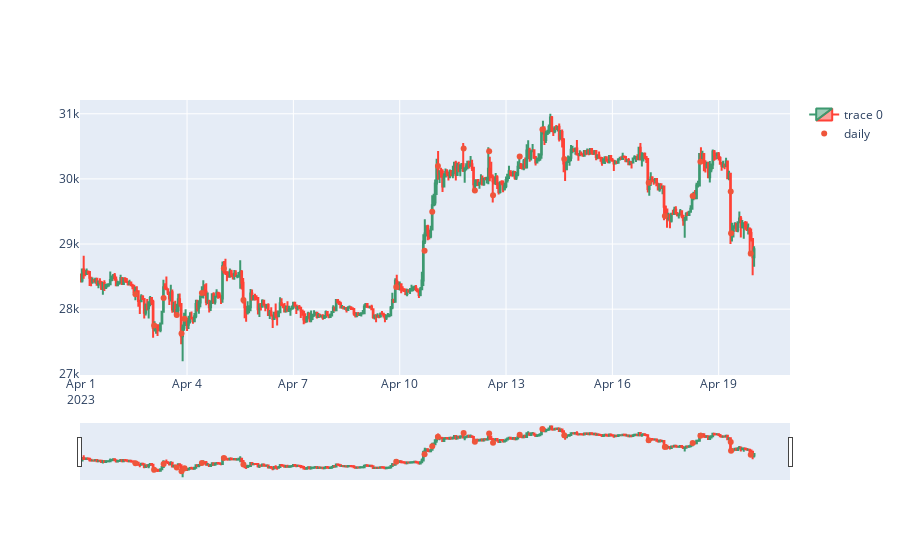

Notebook code cell kept with this figure:
### Code cell
fig = go.Figure(data=[go.Candlestick(x=btc_60_min_subset['datetime'],
                open=btc_60_min_subset['open'],
                high=btc_60_min_subset['high'],
                low=btc_60_min_subset['low'],
                close=btc_60_min_subset['close'])])
fig.add_trace(go.Scatter(mode="markers", x=btc_cumsum_subset["datetime"], y=btc_cumsum_subset["close"], name="daily"))

fig.show()

### Figure 1 — Plotly figure (JSON) as saved in the notebook; plotly's stock layout.template omitted (floating-point values rounded to 4 significant figures; data arrays with more than 128 entries replaced by an {"elided": "..."} marker saying what was removed)
{"data": [{"close": {"elided": "457 float values"}, "high": {"elided": "457 float values"}, "low": {"elided": "457 float values"}, "open": {"elided": "457 float values"}, "type": "candlestick", "x": {"elided": "457 str values"}}, {"mode": "markers", "name": "daily", "type": "scatter", "x": ["2023-04-02T13:03:00", "2023-04-03T01:42:00", "2023-04-03T08:08:00", "2023-04-03T17:00:00", "2023-04-03T20:15:00", "2023-04-03T22:17:00", "2023-04-04T10:03:00", "2023-04-05T00:55:00", "2023-04-05T14:11:00", "2023-04-09T21:40:00", "2023-04-10T16:50:00", "2023-04-10T22:02:00", "2023-04-11T01:53:00", "2023-04-11T19:18:00", "2023-04-12T02:54:00", "2023-04-12T12:34:00", "2023-04-12T15:12:00", "2023-04-13T09:15:00", "2023-04-14T00:39:00", "2023-04-14T15:26:00", "2023-04-17T00:36:00", "2023-04-17T11:34:00", "2023-04-18T06:24:00", "2023-04-18T11:38:00", "2023-04-19T08:09:00", "2023-04-19T08:22:00", "2023-04-19T21:43:00"], "y": [28230.0, 27750.0, 28170.0, 27910.0, 27630.0, 27850.0, 28250.0, 28630.0, 28140.0, 28340.0, 28900.0, 29500.0, 30200.0, 30470.0, 29820, 30430.0, 29750.0, 30340.0, 30760.0, 30300.0, 29940.0, 29430.0, 29740.0, 30260.0, 29810.0, 29160.0, 28860.0]}], "layout": {}}
